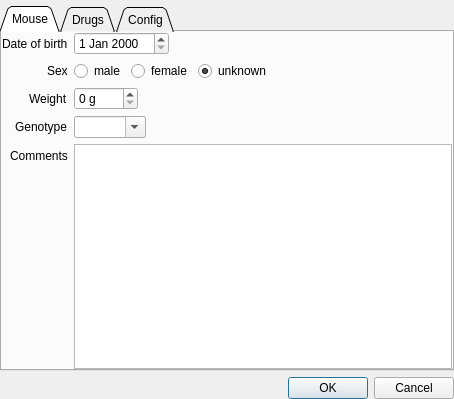
<?xml version="1.0" encoding="UTF-8"?>
<ui version="4.0">
 <class>startDialog</class>
 <widget class="QDialog" name="startDialog">
  <property name="geometry">
   <rect>
    <x>0</x>
    <y>0</y>
    <width>454</width>
    <height>399</height>
   </rect>
  </property>
  <property name="windowTitle">
   <string>Dialog</string>
  </property>
  <property name="modal">
   <bool>true</bool>
  </property>
  <layout class="QVBoxLayout" name="verticalLayout_3">
   <property name="leftMargin">
    <number>0</number>
   </property>
   <property name="topMargin">
    <number>0</number>
   </property>
   <property name="rightMargin">
    <number>0</number>
   </property>
   <property name="bottomMargin">
    <number>0</number>
   </property>
   <item>
    <layout class="QVBoxLayout" name="verticalLayout">
     <property name="topMargin">
      <number>6</number>
     </property>
     <item>
      <widget class="QTabWidget" name="tabWidget">
       <property name="tabPosition">
        <enum>QTabWidget::North</enum>
       </property>
       <property name="tabShape">
        <enum>QTabWidget::Triangular</enum>
       </property>
       <property name="currentIndex">
        <number>0</number>
       </property>
       <widget class="QWidget" name="tabWidgetPage1">
        <attribute name="title">
         <string>Mouse</string>
        </attribute>
        <layout class="QHBoxLayout" name="horizontalLayout_3">
         <property name="leftMargin">
          <number>0</number>
         </property>
         <property name="topMargin">
          <number>0</number>
         </property>
         <property name="rightMargin">
          <number>0</number>
         </property>
         <property name="bottomMargin">
          <number>0</number>
         </property>
         <item>
          <layout class="QFormLayout" name="formLayout">
           <property name="sizeConstraint">
            <enum>QLayout::SetDefaultConstraint</enum>
           </property>
           <property name="fieldGrowthPolicy">
            <enum>QFormLayout::ExpandingFieldsGrow</enum>
           </property>
           <property name="labelAlignment">
            <set>Qt::AlignRight|Qt::AlignTop|Qt::AlignTrailing</set>
           </property>
           <item row="0" column="0">
            <widget class="QLabel" name="label">
             <property name="text">
              <string>Date of birth</string>
             </property>
            </widget>
           </item>
           <item row="0" column="1">
            <widget class="QDateEdit" name="mouseDoBBox"/>
           </item>
           <item row="1" column="0">
            <widget class="QLabel" name="label_2">
             <property name="text">
              <string>Sex</string>
             </property>
            </widget>
           </item>
           <item row="1" column="1">
            <widget class="QWidget" name="widget" native="true">
             <layout class="QHBoxLayout" name="horizontalLayout_2">
              <property name="leftMargin">
               <number>0</number>
              </property>
              <property name="topMargin">
               <number>0</number>
              </property>
              <property name="rightMargin">
               <number>0</number>
              </property>
              <property name="bottomMargin">
               <number>0</number>
              </property>
              <item>
               <layout class="QHBoxLayout" name="horizontalLayout">
                <item>
                 <widget class="QRadioButton" name="mouseSexMaleRadio">
                  <property name="text">
                   <string>male</string>
                  </property>
                  <attribute name="buttonGroup">
                   <string notr="true">mouseSexButtonGroup</string>
                  </attribute>
                 </widget>
                </item>
                <item>
                 <widget class="QRadioButton" name="mouseSexFemaleRadio">
                  <property name="text">
                   <string>female</string>
                  </property>
                  <attribute name="buttonGroup">
                   <string notr="true">mouseSexButtonGroup</string>
                  </attribute>
                 </widget>
                </item>
                <item>
                 <widget class="QRadioButton" name="mouseSexUnknownRadio">
                  <property name="text">
                   <string>unknown</string>
                  </property>
                  <property name="checked">
                   <bool>true</bool>
                  </property>
                  <attribute name="buttonGroup">
                   <string notr="true">mouseSexButtonGroup</string>
                  </attribute>
                 </widget>
                </item>
               </layout>
              </item>
             </layout>
            </widget>
           </item>
           <item row="3" column="0">
            <widget class="QLabel" name="label_3">
             <property name="text">
              <string>Genotype</string>
             </property>
            </widget>
           </item>
           <item row="3" column="1">
            <widget class="QComboBox" name="mouseGenotypeComboBox">
             <property name="editable">
              <bool>true</bool>
             </property>
             <property name="maxCount">
              <number>10</number>
             </property>
             <property name="insertPolicy">
              <enum>QComboBox::InsertAtTop</enum>
             </property>
            </widget>
           </item>
           <item row="4" column="0">
            <widget class="QLabel" name="label_4">
             <property name="text">
              <string>Comments</string>
             </property>
            </widget>
           </item>
           <item row="4" column="1">
            <widget class="QTextEdit" name="mouseCommentsTextEdit">
             <property name="sizePolicy">
              <sizepolicy hsizetype="Expanding" vsizetype="Expanding">
               <horstretch>1</horstretch>
               <verstretch>1</verstretch>
              </sizepolicy>
             </property>
             <property name="placeholderText">
              <string/>
             </property>
            </widget>
           </item>
           <item row="2" column="0">
            <widget class="QLabel" name="weightGLabel">
             <property name="text">
              <string>Weight</string>
             </property>
            </widget>
           </item>
           <item row="2" column="1">
            <widget class="QSpinBox" name="mouseWeightSpinBox">
             <property name="minimumSize">
              <size>
               <width>0</width>
               <height>0</height>
              </size>
             </property>
             <property name="suffix">
              <string> g</string>
             </property>
             <property name="maximum">
              <number>1000</number>
             </property>
            </widget>
           </item>
          </layout>
         </item>
        </layout>
       </widget>
       <widget class="QWidget" name="tabWidgetPage2">
        <attribute name="title">
         <string>Drugs</string>
        </attribute>
        <layout class="QHBoxLayout" name="horizontalLayout_5">
         <item>
          <layout class="QVBoxLayout" name="verticalLayout_2">
           <item>
            <widget class="QTableView" name="drugTable">
             <property name="horizontalScrollBarPolicy">
              <enum>Qt::ScrollBarAsNeeded</enum>
             </property>
             <property name="sizeAdjustPolicy">
              <enum>QAbstractScrollArea::AdjustToContents</enum>
             </property>
             <property name="editTriggers">
              <set>QAbstractItemView::DoubleClicked|QAbstractItemView::EditKeyPressed|QAbstractItemView::SelectedClicked</set>
             </property>
             <property name="alternatingRowColors">
              <bool>true</bool>
             </property>
             <property name="selectionMode">
              <enum>QAbstractItemView::SingleSelection</enum>
             </property>
             <property name="selectionBehavior">
              <enum>QAbstractItemView::SelectRows</enum>
             </property>
             <property name="cornerButtonEnabled">
              <bool>false</bool>
             </property>
             <attribute name="horizontalHeaderStretchLastSection">
              <bool>false</bool>
             </attribute>
             <attribute name="verticalHeaderVisible">
              <bool>false</bool>
             </attribute>
            </widget>
           </item>
           <item>
            <layout class="QHBoxLayout" name="horizontalLayout_4">
             <property name="spacing">
              <number>1</number>
             </property>
             <item>
              <spacer name="horizontalSpacer">
               <property name="orientation">
                <enum>Qt::Horizontal</enum>
               </property>
               <property name="sizeHint" stdset="0">
                <size>
                 <width>40</width>
                 <height>20</height>
                </size>
               </property>
              </spacer>
             </item>
             <item>
              <widget class="QPushButton" name="editDrugButton">
               <property name="text">
                <string>edit</string>
               </property>
              </widget>
             </item>
             <item>
              <widget class="QPushButton" name="addDrugButton">
               <property name="text">
                <string>add</string>
               </property>
              </widget>
             </item>
             <item>
              <widget class="QPushButton" name="delDrugButton">
               <property name="text">
                <string>del</string>
               </property>
              </widget>
             </item>
            </layout>
           </item>
          </layout>
         </item>
        </layout>
       </widget>
       <widget class="QWidget" name="tabWidgetPage4">
        <attribute name="title">
         <string>Config</string>
        </attribute>
        <layout class="QHBoxLayout" name="horizontalLayout_8">
         <property name="leftMargin">
          <number>0</number>
         </property>
         <property name="topMargin">
          <number>0</number>
         </property>
         <property name="rightMargin">
          <number>0</number>
         </property>
         <property name="bottomMargin">
          <number>0</number>
         </property>
         <item>
          <layout class="QGridLayout" name="gridLayout">
           <item row="1" column="0">
            <widget class="QLabel" name="label_8">
             <property name="text">
              <string>Save log in</string>
             </property>
            </widget>
           </item>
           <item row="0" column="0">
            <widget class="QLabel" name="label_7">
             <property name="text">
              <string>Config file</string>
             </property>
            </widget>
           </item>
           <item row="0" column="1">
            <widget class="QLineEdit" name="configPathLineEdit">
             <property name="enabled">
              <bool>false</bool>
             </property>
            </widget>
           </item>
           <item row="0" column="2">
            <widget class="QPushButton" name="configPathBrowseButton">
             <property name="text">
              <string>Browse...</string>
             </property>
            </widget>
           </item>
           <item row="1" column="2">
            <widget class="QPushButton" name="savePathBrowseButton">
             <property name="text">
              <string>Browse...</string>
             </property>
            </widget>
           </item>
           <item row="1" column="1">
            <widget class="QLineEdit" name="savePathLineEdit">
             <property name="enabled">
              <bool>false</bool>
             </property>
            </widget>
           </item>
           <item row="2" column="0">
            <spacer name="verticalSpacer">
             <property name="orientation">
              <enum>Qt::Vertical</enum>
             </property>
             <property name="sizeHint" stdset="0">
              <size>
               <width>20</width>
               <height>40</height>
              </size>
             </property>
            </spacer>
           </item>
          </layout>
         </item>
        </layout>
       </widget>
      </widget>
     </item>
     <item>
      <widget class="QDialogButtonBox" name="buttonBox">
       <property name="orientation">
        <enum>Qt::Horizontal</enum>
       </property>
       <property name="standardButtons">
        <set>QDialogButtonBox::Cancel|QDialogButtonBox::Ok</set>
       </property>
       <property name="centerButtons">
        <bool>false</bool>
       </property>
      </widget>
     </item>
    </layout>
   </item>
  </layout>
 </widget>
 <tabstops>
  <tabstop>mouseDoBBox</tabstop>
  <tabstop>mouseSexMaleRadio</tabstop>
  <tabstop>mouseSexFemaleRadio</tabstop>
  <tabstop>mouseSexUnknownRadio</tabstop>
  <tabstop>mouseWeightSpinBox</tabstop>
  <tabstop>mouseGenotypeComboBox</tabstop>
  <tabstop>mouseCommentsTextEdit</tabstop>
  <tabstop>drugTable</tabstop>
  <tabstop>editDrugButton</tabstop>
  <tabstop>addDrugButton</tabstop>
  <tabstop>delDrugButton</tabstop>
  <tabstop>tabWidget</tabstop>
  <tabstop>configPathBrowseButton</tabstop>
  <tabstop>savePathBrowseButton</tabstop>
  <tabstop>configPathLineEdit</tabstop>
  <tabstop>savePathLineEdit</tabstop>
 </tabstops>
 <resources/>
 <connections>
  <connection>
   <sender>buttonBox</sender>
   <signal>accepted()</signal>
   <receiver>startDialog</receiver>
   <slot>accept()</slot>
   <hints>
    <hint type="sourcelabel">
     <x>248</x>
     <y>398</y>
    </hint>
    <hint type="destinationlabel">
     <x>157</x>
     <y>274</y>
    </hint>
   </hints>
  </connection>
  <connection>
   <sender>buttonBox</sender>
   <signal>rejected()</signal>
   <receiver>startDialog</receiver>
   <slot>reject()</slot>
   <hints>
    <hint type="sourcelabel">
     <x>316</x>
     <y>398</y>
    </hint>
    <hint type="destinationlabel">
     <x>286</x>
     <y>274</y>
    </hint>
   </hints>
  </connection>
 </connections>
 <buttongroups>
  <buttongroup name="mouseSexButtonGroup">
   <property name="exclusive">
    <bool>true</bool>
   </property>
  </buttongroup>
 </buttongroups>
</ui>
